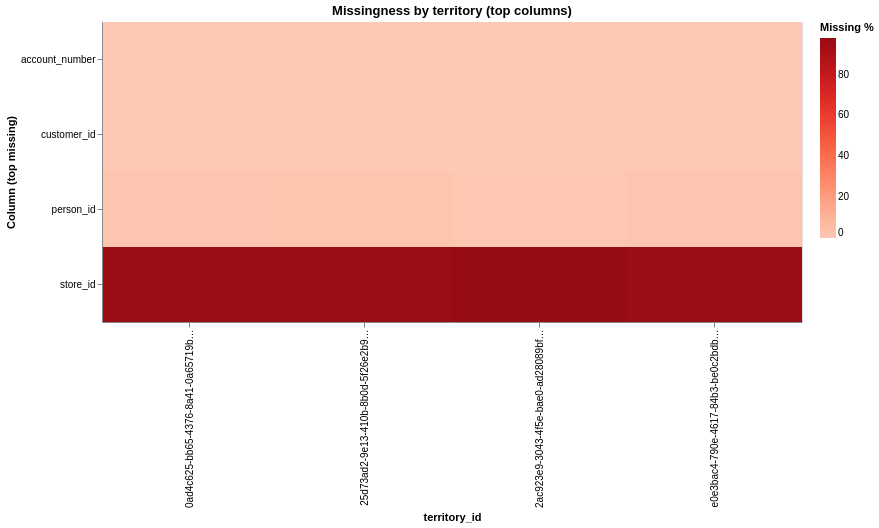

The notebook cell saved with this chart:
### Code cell
# B.2 Extra: Missingness profile by territory for other columns
feature = "territory_id"

# Choose columns to audit (exclude the territory itself)
cols_to_check = [c for c in df.columns if c != feature]

# Compute missing % by territory for each column
miss_by_terr = (
    df.assign(territory_id=df[feature].fillna("<<MISSING>>"))
      .groupby("territory_id")[cols_to_check]
      .apply(lambda g: g.isna().mean() * 100)
)

miss_long = miss_by_terr.reset_index().melt(
    id_vars="territory_id",
    var_name="column",
    value_name="missing_pct"
)

# Show top missing columns overall (to keep it readable)
top_missing_cols = (
    miss_long.groupby("column")["missing_pct"].mean()
    .sort_values(ascending=False)
    .head(12)
    .index
)

miss_long_top = miss_long[miss_long["column"].isin(top_missing_cols)].copy()
miss_long_top["missing_pct"] = miss_long_top["missing_pct"].round(2)

display(miss_long_top.sort_values(["column", "territory_id"]))

heat = (
    alt.Chart(miss_long_top)
    .mark_rect()
    .encode(
        x=alt.X("territory_id:N", title="territory_id"),
        y=alt.Y("column:N", title="Column (top missing)"),
        color=alt.Color("missing_pct:Q", title="Missing %", scale=alt.Scale(scheme="reds")),
        tooltip=["territory_id:N", "column:N", "missing_pct:Q"]
    )
    .properties(title="Missingness by territory (top columns)", width=700, height=300)
)

heat

### Figure 1 — Vega-Lite specification as saved in the notebook (floating-point values rounded to 4 significant figures)
{"config": {"view": {"continuousWidth": 300, "continuousHeight": 300}}, "data": {"name": "data-185bf047c57443369fdb1a3787958223"}, "mark": {"type": "rect"}, "encoding": {"color": {"field": "missing_pct", "scale": {"scheme": "reds"}, "title": "Missing %", "type": "quantitative"}, "tooltip": [{"field": "territory_id", "type": "nominal"}, {"field": "column", "type": "nominal"}, {"field": "missing_pct", "type": "quantitative"}], "x": {"field": "territory_id", "title": "territory_id", "type": "nominal"}, "y": {"field": "column", "title": "Column (top missing)", "type": "nominal"}}, "height": 300, "title": "Missingness by territory (top columns)", "width": 700, "$schema": "https://vega.github.io/schema/vega-lite/v5.20.1.json", "datasets": {"data-185bf047c57443369fdb1a3787958223": [{"territory_id": "0ad4c625-bb65-4376-8a41-0a65719b0db8", "column": "customer_id", "missing_pct": 0.0}, {"territory_id": "25d73ad2-9e13-410b-8b0d-5f26e2b9e4f2", "column": "customer_id", "missing_pct": 0.0}, {"territory_id": "2ac923e9-3043-4f5e-bae0-ad28089bf187", "column": "customer_id", "missing_pct": 0.0}, {"territory_id": "e0e3bac4-790e-4617-84b3-be0c2bdb7070", "column": "customer_id", "missing_pct": 0.0}, {"territory_id": "0ad4c625-bb65-4376-8a41-0a65719b0db8", "column": "person_id", "missing_pct": 1.9}, {"territory_id": "25d73ad2-9e13-410b-8b0d-5f26e2b9e4f2", "column": "person_id", "missing_pct": 2.21}, {"territory_id": "2ac923e9-3043-4f5e-bae0-ad28089bf187", "column": "person_id", "missing_pct": 1.13}, {"territory_id": "e0e3bac4-790e-4617-84b3-be0c2bdb7070", "column": "person_id", "missing_pct": 1.89}, {"territory_id": "0ad4c625-bb65-4376-8a41-0a65719b0db8", "column": "store_id", "missing_pct": 96.56}, {"territory_id": "25d73ad2-9e13-410b-8b0d-5f26e2b9e4f2", "column": "store_id", "missing_pct": 95.93}, {"territory_id": "2ac923e9-3043-4f5e-bae0-ad28089bf187", "column": "store_id", "missing_pct": 97.9}, {"territory_id": "e0e3bac4-790e-4617-84b3-be0c2bdb7070", "column": "store_id", "missing_pct": 95.98}, {"territory_id": "0ad4c625-bb65-4376-8a41-0a65719b0db8", "column": "account_number", "missing_pct": 0.0}, {"territory_id": "25d73ad2-9e13-410b-8b0d-5f26e2b9e4f2", "column": "account_number", "missing_pct": 0.0}, {"territory_id": "2ac923e9-3043-4f5e-bae0-ad28089bf187", "column": "account_number", "missing_pct": 0.0}, {"territory_id": "e0e3bac4-790e-4617-84b3-be0c2bdb7070", "column": "account_number", "missing_pct": 0.0}]}}
